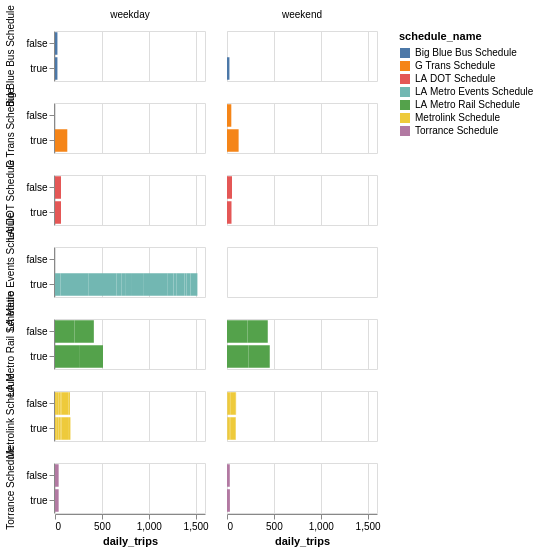

This figure's notebook cell:
### Code cell
alt.Chart(trips_by_event).mark_bar().encode(
    x="daily_trips",
    y=alt.Y("event_day", title = ""),
    column=alt.Column("day_type:N", title = ""),
    row=alt.Row("schedule_name", title=""),
    color=alt.Color("schedule_name:N"), 
).properties(width=150, height=50)

### Figure 1 — Vega-Lite specification as saved in the notebook (floating-point values rounded to 4 significant figures)
{"config": {"view": {"continuousWidth": 300, "continuousHeight": 300}}, "data": {"name": "data-7dcbe4bb4f78876f2fc680af21065228"}, "mark": {"type": "bar"}, "encoding": {"color": {"field": "schedule_name", "type": "nominal"}, "column": {"field": "day_type", "title": "", "type": "nominal"}, "row": {"field": "schedule_name", "title": "", "type": "nominal"}, "x": {"field": "daily_trips", "type": "quantitative"}, "y": {"field": "event_day", "title": "", "type": "nominal"}}, "height": 50, "width": 150, "$schema": "https://vega.github.io/schema/vega-lite/v6.4.1.json", "datasets": {"data-7dcbe4bb4f78876f2fc680af21065228": [{"schedule_name": "Big Blue Bus Schedule", "event_day": false, "day_type": "weekday", "route_name": "T14__T14 Los Angeles Stadium", "route_type": "3", "n_trips": 26, "n_days": 1, "daily_trips": 26.0}, {"schedule_name": "Big Blue Bus Schedule", "event_day": true, "day_type": "weekday", "route_name": "T14__T14 Los Angeles Stadium", "route_type": "3", "n_trips": 130, "n_days": 5, "daily_trips": 26.0}, {"schedule_name": "Big Blue Bus Schedule", "event_day": true, "day_type": "weekend", "route_name": "T14__T14 Los Angeles Stadium", "route_type": "3", "n_trips": 52, "n_days": 2, "daily_trips": 26.0}, {"schedule_name": "G Trans Schedule", "event_day": false, "day_type": "weekend", "route_name": "7X__7X Line 7X", "route_type": "3", "n_trips": 184, "n_days": 4, "daily_trips": 46.0}, {"schedule_name": "G Trans Schedule", "event_day": true, "day_type": "weekday", "route_name": "7X__7X Line 7X", "route_type": "3", "n_trips": 656, "n_days": 5, "daily_trips": 131.2}, {"schedule_name": "G Trans Schedule", "event_day": true, "day_type": "weekend", "route_name": "7X__7X Line 7X", "route_type": "3", "n_trips": 124, "n_days": 1, "daily_trips": 124.0}, {"schedule_name": "LA DOT Schedule", "event_day": false, "day_type": "weekday", "route_name": "712__DASH Chesterfield Square", "route_type": "3", "n_trips": 1344, "n_days": 21, "daily_trips": 64.0}, {"schedule_name": "LA DOT Schedule", "event_day": false, "day_type": "weekend", "route_name": "712__DASH Chesterfield Square", "route_type": "3", "n_trips": 480, "n_days": 9, "daily_trips": 53.3}, {"schedule_name": "LA DOT Schedule", "event_day": true, "day_type": "weekday", "route_name": "712__DASH Chesterfield Square", "route_type": "3", "n_trips": 384, "n_days": 6, "daily_trips": 64.0}, {"schedule_name": "LA DOT Schedule", "event_day": true, "day_type": "weekend", "route_name": "712__DASH Chesterfield Square", "route_type": "3", "n_trips": 96, "n_days": 2, "daily_trips": 48.0}, {"schedule_name": "LA Metro Events Schedule", "event_day": true, "day_type": "weekday", "route_name": "10__ S10 Harbor Gateway Transit Center", "route_type": "3", "n_trips": 60, "n_days": 1, "daily_trips": 60.0}, {"schedule_name": "LA Metro Events Schedule", "event_day": true, "day_type": "weekday", "route_name": "11__ S11 LAX/Metro Transit Center", "route_type": "3", "n_trips": 295, "n_days": 1, "daily_trips": 295.0}, {"schedule_name": "LA Metro Events Schedule", "event_day": true, "day_type": "weekday", "route_name": "12__ S12 Hotels & Parking LAX", "route_type": "3", "n_trips": 302, "n_days": 1, "daily_trips": 302.0}, {"schedule_name": "LA Metro Events Schedule", "event_day": true, "day_type": "weekday", "route_name": "13__ T13 Pierce College Station", "route_type": "3", "n_trips": 54, "n_days": 1, "daily_trips": 54.0}, {"schedule_name": "LA Metro Events Schedule", "event_day": true, "day_type": "weekday", "route_name": "14__ T14 Downtown Santa Monica", "route_type": "3", "n_trips": 37, "n_days": 1, "daily_trips": 37.0}, {"schedule_name": "LA Metro Events Schedule", "event_day": true, "day_type": "weekday", "route_name": "15__ T15 North Hollywood Station", "route_type": "3", "n_trips": 63, "n_days": 1, "daily_trips": 63.0}, {"schedule_name": "LA Metro Events Schedule", "event_day": true, "day_type": "weekday", "route_name": "1__ R1 El Camino College", "route_type": "3", "n_trips": 129, "n_days": 1, "daily_trips": 129.0}, {"schedule_name": "LA Metro Events Schedule", "event_day": true, "day_type": "weekday", "route_name": "2__ R2 Union Station", "route_type": "3", "n_trips": 180, "n_days": 1, "daily_trips": 180.0}, {"schedule_name": "LA Metro Events Schedule", "event_day": true, "day_type": "weekday", "route_name": "3__ R3 Crenshaw Station", "route_type": "3", "n_trips": 77, "n_days": 1, "daily_trips": 77.0}, {"schedule_name": "LA Metro Events Schedule", "event_day": true, "day_type": "weekday", "route_name": "4__ R4 Hawthorne/Lennox Station", "route_type": "3", "n_trips": 67, "n_days": 1, "daily_trips": 67.0}, {"schedule_name": "LA Metro Events Schedule", "event_day": true, "day_type": "weekday", "route_name": "5__ R5 Downtown Long Beach", "route_type": "3", "n_trips": 34, "n_days": 1, "daily_trips": 34.0}, {"schedule_name": "LA Metro Events Schedule", "event_day": true, "day_type": "weekday", "route_name": "6__ R6 ARTIC Anaheim Station", "route_type": "3", "n_trips": 83, "n_days": 1, "daily_trips": 83.0}, {"schedule_name": "LA Metro Events Schedule", "event_day": true, "day_type": "weekday", "route_name": "7__ R7 Newport Transportation Center", "route_type": "3", "n_trips": 21, "n_days": 1, "daily_trips": 21.0}, {"schedule_name": "LA Metro Events Schedule", "event_day": true, "day_type": "weekday", "route_name": "8__ S8 Torrance Transit Center", "route_type": "3", "n_trips": 44, "n_days": 1, "daily_trips": 44.0}, {"schedule_name": "LA Metro Events Schedule", "event_day": true, "day_type": "weekday", "route_name": "9__ S9 Culver City Transit Center", "route_type": "3", "n_trips": 73, "n_days": 1, "daily_trips": 73.0}, {"schedule_name": "LA Metro Rail Schedule", "event_day": false, "day_type": "weekday", "route_name": "803__ Metro C Line", "route_type": "0", "n_trips": 4389, "n_days": 21, "daily_trips": 209.0}, {"schedule_name": "LA Metro Rail Schedule", "event_day": false, "day_type": "weekday", "route_name": "807__ Metro K Line", "route_type": "0", "n_trips": 4312, "n_days": 21, "daily_trips": 205.3}, {"schedule_name": "LA Metro Rail Schedule", "event_day": false, "day_type": "weekend", "route_name": "803__ Metro C Line", "route_type": "0", "n_trips": 1967, "n_days": 9, "daily_trips": 218.6}, {"schedule_name": "LA Metro Rail Schedule", "event_day": false, "day_type": "weekend", "route_name": "807__ Metro K Line", "route_type": "0", "n_trips": 1946, "n_days": 9, "daily_trips": 216.2}, {"schedule_name": "LA Metro Rail Schedule", "event_day": true, "day_type": "weekday", "route_name": "803__ Metro C Line", "route_type": "0", "n_trips": 1542, "n_days": 6, "daily_trips": 257.0}, {"schedule_name": "LA Metro Rail Schedule", "event_day": true, "day_type": "weekday", "route_name": "807__ Metro K Line", "route_type": "0", "n_trips": 1530, "n_days": 6, "daily_trips": 255.0}, {"schedule_name": "LA Metro Rail Schedule", "event_day": true, "day_type": "weekend", "route_name": "803__ Metro C Line", "route_type": "0", "n_trips": 456, "n_days": 2, "daily_trips": 228.0}, {"schedule_name": "LA Metro Rail Schedule", "event_day": true, "day_type": "weekend", "route_name": "807__ Metro K Line", "route_type": "0", "n_trips": 456, "n_days": 2, "daily_trips": 228.0}, {"schedule_name": "Metrolink Schedule", "event_day": false, "day_type": "weekday", "route_name": "91 Line__91-PV Line Metrolink 91-Perris Valley Line", "route_type": "2", "n_trips": 258, "n_days": 22, "daily_trips": 11.7}, {"schedule_name": "Metrolink Schedule", "event_day": false, "day_type": "weekday", "route_name": "Antelope Valley Line__AV Line Metrolink Antelope Valley Line", "route_type": "2", "n_trips": 530, "n_days": 22, "daily_trips": 24.1}, {"schedule_name": "Metrolink Schedule", "event_day": false, "day_type": "weekday", "route_name": "Orange County Line__OC Line Metrolink Orange County Line", "route_type": "2", "n_trips": 472, "n_days": 22, "daily_trips": 21.5}, {"schedule_name": "Metrolink Schedule", "event_day": false, "day_type": "weekday", "route_name": "Riverside Line__RIV Line Metrolink Riverside Line", "route_type": "2", "n_trips": 210, "n_days": 21, "daily_trips": 10.0}, {"schedule_name": "Metrolink Schedule", "event_day": false, "day_type": "weekday", "route_name": "San Bernardino Line__SB Line Metrolink San Bernardino Line", "route_type": "2", "n_trips": 1688, "n_days": 22, "daily_trips": 76.7}, {"schedule_name": "Metrolink Schedule", "event_day": false, "day_type": "weekday", "route_name": "Ventura County Line__VC Line Metrolink Ventura County Line", "route_type": "2", "n_trips": 342, "n_days": 22, "daily_trips": 15.5}, {"schedule_name": "Metrolink Schedule", "event_day": false, "day_type": "weekend", "route_name": "91 Line__91-PV Line Metrolink 91-Perris Valley Line", "route_type": "2", "n_trips": 39, "n_days": 9, "daily_trips": 4.3}, {"schedule_name": "Metrolink Schedule", "event_day": false, "day_type": "weekend", "route_name": "Antelope Valley Line__AV Line Metrolink Antelope Valley Line", "route_type": "2", "n_trips": 217, "n_days": 8, "daily_trips": 27.1}, {"schedule_name": "Metrolink Schedule", "event_day": false, "day_type": "weekend", "route_name": "Orange County Line__OC Line Metrolink Orange County Line", "route_type": "2", "n_trips": 74, "n_days": 9, "daily_trips": 8.2}, {"schedule_name": "Metrolink Schedule", "event_day": false, "day_type": "weekend", "route_name": "San Bernardino Line__SB Line Metrolink San Bernardino Line", "route_type": "2", "n_trips": 481, "n_days": 9, "daily_trips": 53.4}, {"schedule_name": "Metrolink Schedule", "event_day": false, "day_type": "weekend", "route_name": "Ventura County Line__VC Line Metrolink Ventura County Line", "route_type": "2", "n_trips": 38, "n_days": 9, "daily_trips": 4.2}, {"schedule_name": "Metrolink Schedule", "event_day": true, "day_type": "weekday", "route_name": "91 Line__91-PV Line Metrolink 91-Perris Valley Line", "route_type": "2", "n_trips": 77, "n_days": 6, "daily_trips": 12.8}, {"schedule_name": "Metrolink Schedule", "event_day": true, "day_type": "weekday", "route_name": "Antelope Valley Line__AV Line Metrolink Antelope Valley Line", "route_type": "2", "n_trips": 146, "n_days": 6, "daily_trips": 24.3}, {"schedule_name": "Metrolink Schedule", "event_day": true, "day_type": "weekday", "route_name": "Orange County Line__OC Line Metrolink Orange County Line", "route_type": "2", "n_trips": 137, "n_days": 6, "daily_trips": 22.8}, {"schedule_name": "Metrolink Schedule", "event_day": true, "day_type": "weekday", "route_name": "Riverside Line__RIV Line Metrolink Riverside Line", "route_type": "2", "n_trips": 60, "n_days": 6, "daily_trips": 10.0}, {"schedule_name": "Metrolink Schedule", "event_day": true, "day_type": "weekday", "route_name": "San Bernardino Line__SB Line Metrolink San Bernardino Line", "route_type": "2", "n_trips": 470, "n_days": 6, "daily_trips": 78.3}, {"schedule_name": "Metrolink Schedule", "event_day": true, "day_type": "weekday", "route_name": "Ventura County Line__VC Line Metrolink Ventura County Line", "route_type": "2", "n_trips": 98, "n_days": 6, "daily_trips": 16.3}, {"schedule_name": "Metrolink Schedule", "event_day": true, "day_type": "weekend", "route_name": "91 Line__91-PV Line Metrolink 91-Perris Valley Line", "route_type": "2", "n_trips": 12, "n_days": 2, "daily_trips": 6.0}, {"schedule_name": "Metrolink Schedule", "event_day": true, "day_type": "weekend", "route_name": "Antelope Valley Line__AV Line Metrolink Antelope Valley Line", "route_type": "2", "n_trips": 48, "n_days": 2, "daily_trips": 24.0}, {"schedule_name": "Metrolink Schedule", "event_day": true, "day_type": "weekend", "route_name": "Orange County Line__OC Line Metrolink Orange County Line", "route_type": "2", "n_trips": 20, "n_days": 2, "daily_trips": 10.0}, {"schedule_name": "Metrolink Schedule", "event_day": true, "day_type": "weekend", "route_name": "San Bernardino Line__SB Line Metrolink San Bernardino Line", "route_type": "2", "n_trips": 100, "n_days": 2, "daily_trips": 50.0}, {"schedule_name": "Metrolink Schedule", "event_day": true, "day_type": "weekend", "route_name": "Ventura County Line__VC Line Metrolink Ventura County Line", "route_type": "2", "n_trips": 11, "n_days": 2, "daily_trips": 5.5}, {"schedule_name": "Torrance Schedule", "event_day": false, "day_type": "weekday", "route_name": "10__10 LINE 10", "route_type": "3", "n_trips": 546, "n_days": 14, "daily_trips": 39.0}, {"schedule_name": "Torrance Schedule", "event_day": false, "day_type": "weekend", "route_name": "10__10 LINE 10", "route_type": "3", "n_trips": 149, "n_days": 5, "daily_trips": 29.8}, {"schedule_name": "Torrance Schedule", "event_day": true, "day_type": "weekday", "route_name": "10__10 LINE 10", "route_type": "3", "n_trips": 156, "n_days": 4, "daily_trips": 39.0}, {"schedule_name": "Torrance Schedule", "event_day": true, "day_type": "weekend", "route_name": "10__10 LINE 10", "route_type": "3", "n_trips": 62, "n_days": 2, "daily_trips": 31.0}]}}
